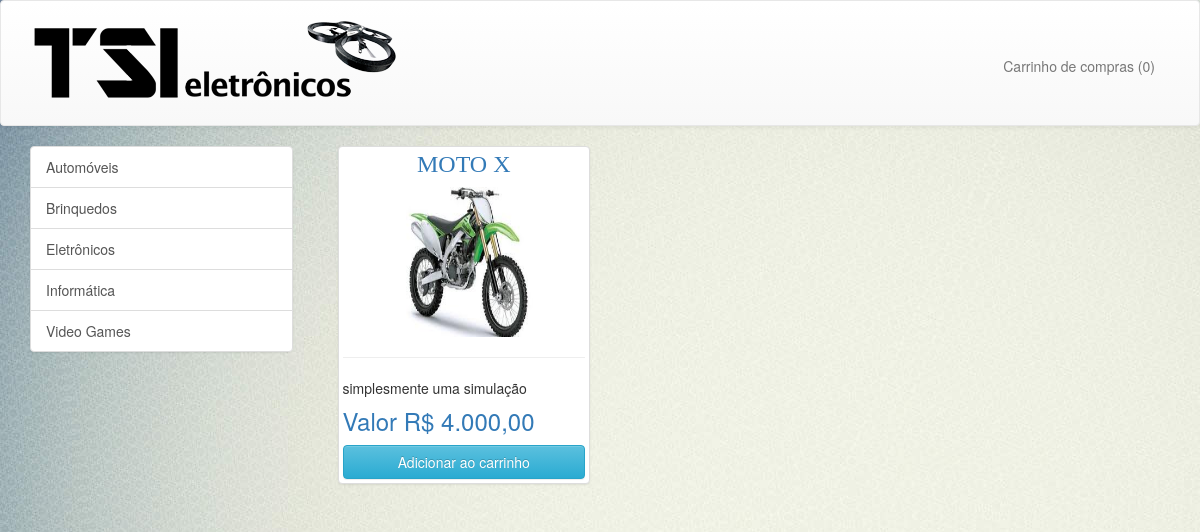
/index.php/index.php?acao=categoria&id=7, run on the app's committed database.
### tables this page shows
CREATE TABLE `departamentos` (
  `id` int(10) NOT NULL AUTO_INCREMENT,
  `nome` varchar(50) NOT NULL,
  PRIMARY KEY (`id`)
);

CREATE TABLE `produtos` (
  `id` int(10) NOT NULL AUTO_INCREMENT,
  `nome` varchar(150) NOT NULL,
  `detalhes` text,
  `preco` decimal(10,2) NOT NULL DEFAULT '0.00',
  `id_departamento` int(10) NOT NULL,
  PRIMARY KEY (`id`),
  KEY `fk_produtos_departamentos_idx` (`id_departamento`),
  CONSTRAINT `fk_produtos_departamentos` FOREIGN KEY (`id_departamento`) REFERENCES `departamentos` (`id`) ON DELETE NO ACTION ON UPDATE NO ACTION
);

CREATE TABLE `imagens` (
  `id` int(10) NOT NULL AUTO_INCREMENT,
  `foto` varchar(45) NOT NULL,
  `id_produto` int(10) NOT NULL,
  PRIMARY KEY (`id`)
);

### lib/controller_site.php (called while the page is built, shortened)
<?php
function chamadas($id)
{
  if($id)
  {
    $consulta = "SELECT p.id, p.nome as nome_produto, p.detalhes, p.preco, p.id_departamento, d.nome as nome_departamento, i.foto
                   FROM produtos p
                   LEFT JOIN imagens i ON  p.id = i.id_produto
                   JOIN departamentos d ON d.id = p.id_departamento
                   WHERE p.id_departamento = '$id'
                   ORDER BY p.nome";
  } else {
    $consulta = "SELECT p.id, p.nome as nome_produto, p.detalhes, p.preco, p.id_departamento, d.nome as nome_departamento, i.foto
                   FROM produtos p
                   LEFT JOIN imagens i ON  p.id = i.id_produto
                   JOIN departamentos d ON d.id = p.id_departamento
                   ORDER BY p.nome";
  }
    consultar($consulta);
    $registros = array();
    while ($registro = proximo_registro()) {
      array_push($registros, $registro);
    }
    return $registros;
}
function departamentos()
{
    $consulta = "SELECT * FROM departamentos ORDER BY nome";
    consultar($consulta);
    $registros = array();
    while ($registro = proximo_registro()) {
        array_push($registros, $registro);
    }
    return $registros;
}
?>

### lib/database.php (called while the page is built, shortened)
<?php
	$result = null;
	$conn = mysql_connect(HOST, USER, PASSWORD);
	function consultar($sql)
	{
		global $conn, $result;
		$result = mysql_query($sql,$conn);
	}
	function proximo_registro()
	{
		global $result;
		return mysql_fetch_assoc($result);
	}

### layout/menu_categoria.php (the view)
<div class="col-md-3">
  <div class="list-group">
      <?php foreach ($deptos as $depto) { ?>
          <a href="<?= URL_BASE ?>index.php?acao=categoria&id=<?= $depto['id'] ?>" class="list-group-item"><?= $depto['nome'] ?></a>
      <?php }  ?>
  </div>
</div>

### sections/loja.php (shortened to what this page needs)
<?php require_once("layout/menu_categoria.php") ?>
<div class="col-md-9">
    <?php foreach ($chamadas as $chamada) { ?>
        <div class="col-sm-4">
            <div id="produto" class="thumbnail">
                <?php
                $caminhoFoto = $chamada['foto'];
                if ($caminhoFoto) {
                    $img_produto = URL_BASE . "assets/img/" . $caminhoFoto;
                } else {
                    $img_produto = URL_BASE . "assets/img/default.jpeg";
                }
                ?>
                <a class="alinhamento" href=""><h3><?php echo $chamada['nome_produto'] ?></h3></a>
                <a href="">
                  <img class="imagem mostrar" src="<?= $img_produto ?>" width="150" height="150">
                </a>
                <hr>
                <p><?= substr($chamada['detalhes'], 0, 30) ?></p>
                <a href=""><strong><h3>Valor R$ <?php echo number_format($chamada['preco'], 2, ',', '.') ?></h3></strong></a>
                <button type="button" class="btn btn-info btn-block botaoComprar" id="<?php echo $chamada['id'] ?>">Adicionar ao carrinho</button>
            </div>
        </div>
    <?php }  ?>
</div>

### assets/css/estilos.css (style rules this page uses)
body { background-image: url(../img/back.jpg); }
.imagem { margin-left: auto; margin-right: auto; weight: 150px; width: 150px; }
img.mostrar { display: block; margin-left: auto; margin-right: auto; }
a.alinhamento { margin-left: auto; margin-right: auto; text-align: center; font-family: Verdana; font-size: 16pt; }

### data on the page
departamentos: nome "Automóveis"
departamentos: nome "Brinquedos"
departamentos: nome "Eletrônicos"
departamentos: nome "Informática"
departamentos: nome "Video Games"
produtos: nome "MOTO X", imagens.foto (picture), detalhes "simplesmente uma simulação", preco "4.000,00"

### other printed values
count($carrinho) "0"
